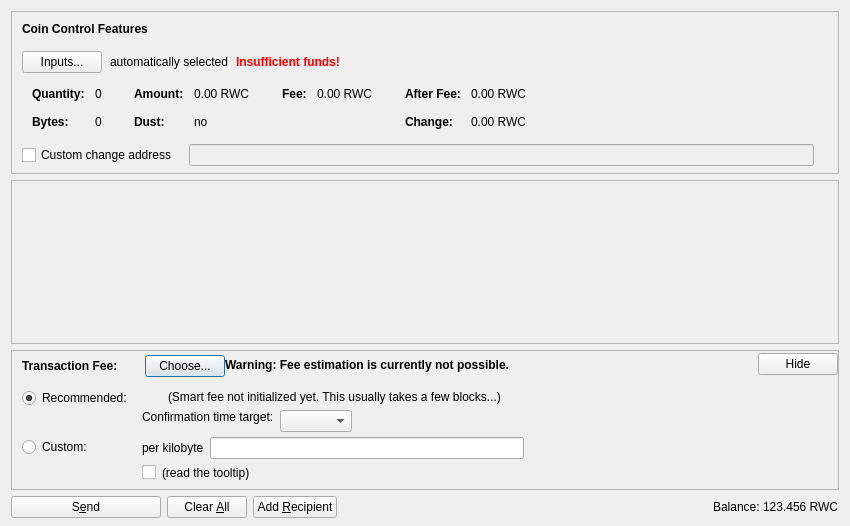
<?xml version="1.0" encoding="UTF-8"?>
<ui version="4.0">
 <class>SendCoinsDialog</class>
 <widget class="QDialog" name="SendCoinsDialog">
  <property name="geometry">
   <rect>
    <x>0</x>
    <y>0</y>
    <width>850</width>
    <height>526</height>
   </rect>
  </property>
  <property name="windowTitle">
   <string>Send Coins</string>
  </property>
  <layout class="QVBoxLayout" name="verticalLayout" stretch="0,1,0,0">
   <property name="bottomMargin">
    <number>8</number>
   </property>
   <item>
    <widget class="QFrame" name="frameCoinControl">
     <property name="sizePolicy">
      <sizepolicy hsizetype="Expanding" vsizetype="Expanding">
       <horstretch>0</horstretch>
       <verstretch>0</verstretch>
      </sizepolicy>
     </property>
     <property name="maximumSize">
      <size>
       <width>16777215</width>
       <height>16777215</height>
      </size>
     </property>
     <property name="frameShape">
      <enum>QFrame::StyledPanel</enum>
     </property>
     <property name="frameShadow">
      <enum>QFrame::Sunken</enum>
     </property>
     <layout class="QVBoxLayout" name="verticalLayoutCoinControl2">
      <property name="spacing">
       <number>0</number>
      </property>
      <property name="leftMargin">
       <number>0</number>
      </property>
      <property name="topMargin">
       <number>0</number>
      </property>
      <property name="rightMargin">
       <number>0</number>
      </property>
      <property name="bottomMargin">
       <number>6</number>
      </property>
      <item>
       <layout class="QVBoxLayout" name="verticalLayoutCoinControl" stretch="0,0,0,0,1">
        <property name="spacing">
         <number>0</number>
        </property>
        <property name="leftMargin">
         <number>10</number>
        </property>
        <property name="topMargin">
         <number>10</number>
        </property>
        <item>
         <layout class="QHBoxLayout" name="horizontalLayoutCoinControl1">
          <property name="bottomMargin">
           <number>15</number>
          </property>
          <item>
           <widget class="QLabel" name="labelCoinControlFeatures">
            <property name="sizePolicy">
             <sizepolicy hsizetype="Preferred" vsizetype="Maximum">
              <horstretch>0</horstretch>
              <verstretch>0</verstretch>
             </sizepolicy>
            </property>
            <property name="font">
             <font>
              <weight>75</weight>
              <bold>true</bold>
             </font>
            </property>
            <property name="styleSheet">
             <string notr="true">font-weight:bold;</string>
            </property>
            <property name="text">
             <string>Coin Control Features</string>
            </property>
           </widget>
          </item>
         </layout>
        </item>
        <item>
         <layout class="QHBoxLayout" name="horizontalLayoutCoinControl2" stretch="0,0,0,0">
          <property name="spacing">
           <number>8</number>
          </property>
          <property name="bottomMargin">
           <number>10</number>
          </property>
          <item>
           <widget class="QPushButton" name="pushButtonCoinControl">
            <property name="styleSheet">
             <string notr="true"/>
            </property>
            <property name="text">
             <string>Inputs...</string>
            </property>
            <property name="autoDefault">
             <bool>false</bool>
            </property>
           </widget>
          </item>
          <item>
           <widget class="QLabel" name="labelCoinControlAutomaticallySelected">
            <property name="text">
             <string>automatically selected</string>
            </property>
            <property name="margin">
             <number>5</number>
            </property>
           </widget>
          </item>
          <item>
           <widget class="QLabel" name="labelCoinControlInsuffFunds">
            <property name="font">
             <font>
              <weight>75</weight>
              <bold>true</bold>
             </font>
            </property>
            <property name="styleSheet">
             <string notr="true">color:red;font-weight:bold;</string>
            </property>
            <property name="text">
             <string>Insufficient funds!</string>
            </property>
            <property name="margin">
             <number>5</number>
            </property>
           </widget>
          </item>
          <item>
           <spacer name="horizontalSpacerCoinControl">
            <property name="orientation">
             <enum>Qt::Horizontal</enum>
            </property>
            <property name="sizeHint" stdset="0">
             <size>
              <width>40</width>
              <height>1</height>
             </size>
            </property>
           </spacer>
          </item>
         </layout>
        </item>
        <item>
         <widget class="QWidget" name="widgetCoinControl" native="true">
          <property name="sizePolicy">
           <sizepolicy hsizetype="Preferred" vsizetype="Preferred">
            <horstretch>0</horstretch>
            <verstretch>0</verstretch>
           </sizepolicy>
          </property>
          <property name="minimumSize">
           <size>
            <width>0</width>
            <height>0</height>
           </size>
          </property>
          <property name="styleSheet">
           <string notr="true"/>
          </property>
          <layout class="QHBoxLayout" name="horizontalLayoutCoinControl5">
           <property name="leftMargin">
            <number>0</number>
           </property>
           <property name="topMargin">
            <number>0</number>
           </property>
           <property name="rightMargin">
            <number>0</number>
           </property>
           <property name="bottomMargin">
            <number>0</number>
           </property>
           <item>
            <layout class="QHBoxLayout" name="horizontalLayoutCoinControl3" stretch="0,0,0,1">
             <property name="spacing">
              <number>20</number>
             </property>
             <property name="topMargin">
              <number>0</number>
             </property>
             <property name="bottomMargin">
              <number>10</number>
             </property>
             <item>
              <layout class="QFormLayout" name="formLayoutCoinControl1">
               <property name="horizontalSpacing">
                <number>10</number>
               </property>
               <property name="verticalSpacing">
                <number>14</number>
               </property>
               <property name="leftMargin">
                <number>10</number>
               </property>
               <property name="topMargin">
                <number>4</number>
               </property>
               <property name="rightMargin">
                <number>6</number>
               </property>
               <item row="0" column="0">
                <widget class="QLabel" name="labelCoinControlQuantityText">
                 <property name="font">
                  <font>
                   <weight>75</weight>
                   <bold>true</bold>
                  </font>
                 </property>
                 <property name="text">
                  <string>Quantity:</string>
                 </property>
                 <property name="margin">
                  <number>0</number>
                 </property>
                </widget>
               </item>
               <item row="0" column="1">
                <widget class="QLabel" name="labelCoinControlQuantity">
                 <property name="cursor">
                  <cursorShape>IBeamCursor</cursorShape>
                 </property>
                 <property name="contextMenuPolicy">
                  <enum>Qt::ActionsContextMenu</enum>
                 </property>
                 <property name="text">
                  <string notr="true">0</string>
                 </property>
                 <property name="margin">
                  <number>0</number>
                 </property>
                 <property name="textInteractionFlags">
                  <set>Qt::LinksAccessibleByMouse|Qt::TextSelectableByKeyboard|Qt::TextSelectableByMouse</set>
                 </property>
                </widget>
               </item>
               <item row="1" column="0">
                <widget class="QLabel" name="labelCoinControlBytesText">
                 <property name="font">
                  <font>
                   <weight>75</weight>
                   <bold>true</bold>
                  </font>
                 </property>
                 <property name="text">
                  <string>Bytes:</string>
                 </property>
                </widget>
               </item>
               <item row="1" column="1">
                <widget class="QLabel" name="labelCoinControlBytes">
                 <property name="cursor">
                  <cursorShape>IBeamCursor</cursorShape>
                 </property>
                 <property name="contextMenuPolicy">
                  <enum>Qt::ActionsContextMenu</enum>
                 </property>
                 <property name="text">
                  <string notr="true">0</string>
                 </property>
                 <property name="textInteractionFlags">
                  <set>Qt::LinksAccessibleByMouse|Qt::TextSelectableByKeyboard|Qt::TextSelectableByMouse</set>
                 </property>
                </widget>
               </item>
              </layout>
             </item>
             <item>
              <layout class="QFormLayout" name="formLayoutCoinControl2">
               <property name="horizontalSpacing">
                <number>10</number>
               </property>
               <property name="verticalSpacing">
                <number>14</number>
               </property>
               <property name="leftMargin">
                <number>6</number>
               </property>
               <property name="topMargin">
                <number>4</number>
               </property>
               <property name="rightMargin">
                <number>6</number>
               </property>
               <item row="0" column="0">
                <widget class="QLabel" name="labelCoinControlAmountText">
                 <property name="font">
                  <font>
                   <weight>75</weight>
                   <bold>true</bold>
                  </font>
                 </property>
                 <property name="text">
                  <string>Amount:</string>
                 </property>
                 <property name="margin">
                  <number>0</number>
                 </property>
                </widget>
               </item>
               <item row="0" column="1">
                <widget class="QLabel" name="labelCoinControlAmount">
                 <property name="cursor">
                  <cursorShape>IBeamCursor</cursorShape>
                 </property>
                 <property name="contextMenuPolicy">
                  <enum>Qt::ActionsContextMenu</enum>
                 </property>
                 <property name="text">
                  <string notr="true">0.00 RWC</string>
                 </property>
                 <property name="textInteractionFlags">
                  <set>Qt::LinksAccessibleByMouse|Qt::TextSelectableByKeyboard|Qt::TextSelectableByMouse</set>
                 </property>
                </widget>
               </item>
               <item row="1" column="0">
                <widget class="QLabel" name="labelCoinControlLowOutputText">
                 <property name="font">
                  <font>
                   <weight>75</weight>
                   <bold>true</bold>
                  </font>
                 </property>
                 <property name="text">
                  <string>Dust:</string>
                 </property>
                </widget>
               </item>
               <item row="1" column="1">
                <widget class="QLabel" name="labelCoinControlLowOutput">
                 <property name="cursor">
                  <cursorShape>IBeamCursor</cursorShape>
                 </property>
                 <property name="contextMenuPolicy">
                  <enum>Qt::ActionsContextMenu</enum>
                 </property>
                 <property name="text">
                  <string notr="true">no</string>
                 </property>
                 <property name="textInteractionFlags">
                  <set>Qt::LinksAccessibleByMouse|Qt::TextSelectableByKeyboard|Qt::TextSelectableByMouse</set>
                 </property>
                </widget>
               </item>
              </layout>
             </item>
             <item>
              <layout class="QFormLayout" name="formLayoutCoinControl3">
               <property name="horizontalSpacing">
                <number>10</number>
               </property>
               <property name="verticalSpacing">
                <number>14</number>
               </property>
               <property name="leftMargin">
                <number>6</number>
               </property>
               <property name="topMargin">
                <number>4</number>
               </property>
               <property name="rightMargin">
                <number>6</number>
               </property>
               <item row="0" column="0">
                <widget class="QLabel" name="labelCoinControlFeeText">
                 <property name="font">
                  <font>
                   <weight>75</weight>
                   <bold>true</bold>
                  </font>
                 </property>
                 <property name="text">
                  <string>Fee:</string>
                 </property>
                 <property name="margin">
                  <number>0</number>
                 </property>
                </widget>
               </item>
               <item row="0" column="1">
                <widget class="QLabel" name="labelCoinControlFee">
                 <property name="cursor">
                  <cursorShape>IBeamCursor</cursorShape>
                 </property>
                 <property name="contextMenuPolicy">
                  <enum>Qt::ActionsContextMenu</enum>
                 </property>
                 <property name="text">
                  <string notr="true">0.00 RWC</string>
                 </property>
                 <property name="textInteractionFlags">
                  <set>Qt::LinksAccessibleByMouse|Qt::TextSelectableByKeyboard|Qt::TextSelectableByMouse</set>
                 </property>
                </widget>
               </item>
              </layout>
             </item>
             <item>
              <layout class="QFormLayout" name="formLayoutCoinControl4">
               <property name="horizontalSpacing">
                <number>10</number>
               </property>
               <property name="verticalSpacing">
                <number>14</number>
               </property>
               <property name="leftMargin">
                <number>6</number>
               </property>
               <property name="topMargin">
                <number>4</number>
               </property>
               <property name="rightMargin">
                <number>6</number>
               </property>
               <item row="0" column="0">
                <widget class="QLabel" name="labelCoinControlAfterFeeText">
                 <property name="font">
                  <font>
                   <weight>75</weight>
                   <bold>true</bold>
                  </font>
                 </property>
                 <property name="text">
                  <string>After Fee:</string>
                 </property>
                 <property name="margin">
                  <number>0</number>
                 </property>
                </widget>
               </item>
               <item row="0" column="1">
                <widget class="QLabel" name="labelCoinControlAfterFee">
                 <property name="cursor">
                  <cursorShape>IBeamCursor</cursorShape>
                 </property>
                 <property name="contextMenuPolicy">
                  <enum>Qt::ActionsContextMenu</enum>
                 </property>
                 <property name="text">
                  <string notr="true">0.00 RWC</string>
                 </property>
                 <property name="textInteractionFlags">
                  <set>Qt::LinksAccessibleByMouse|Qt::TextSelectableByKeyboard|Qt::TextSelectableByMouse</set>
                 </property>
                </widget>
               </item>
               <item row="1" column="0">
                <widget class="QLabel" name="labelCoinControlChangeText">
                 <property name="font">
                  <font>
                   <weight>75</weight>
                   <bold>true</bold>
                  </font>
                 </property>
                 <property name="text">
                  <string>Change:</string>
                 </property>
                </widget>
               </item>
               <item row="1" column="1">
                <widget class="QLabel" name="labelCoinControlChange">
                 <property name="cursor">
                  <cursorShape>IBeamCursor</cursorShape>
                 </property>
                 <property name="contextMenuPolicy">
                  <enum>Qt::ActionsContextMenu</enum>
                 </property>
                 <property name="text">
                  <string notr="true">0.00 RWC</string>
                 </property>
                 <property name="textInteractionFlags">
                  <set>Qt::LinksAccessibleByMouse|Qt::TextSelectableByKeyboard|Qt::TextSelectableByMouse</set>
                 </property>
                </widget>
               </item>
              </layout>
             </item>
            </layout>
           </item>
          </layout>
         </widget>
        </item>
        <item>
         <layout class="QHBoxLayout" name="horizontalLayoutCoinControl4" stretch="0,0,0">
          <property name="spacing">
           <number>12</number>
          </property>
          <property name="sizeConstraint">
           <enum>QLayout::SetDefaultConstraint</enum>
          </property>
          <property name="topMargin">
           <number>5</number>
          </property>
          <property name="rightMargin">
           <number>5</number>
          </property>
          <item>
           <widget class="QCheckBox" name="checkBoxCoinControlChange">
            <property name="toolTip">
             <string>If this is activated, but the change address is empty or invalid, change will be sent to a newly generated address.</string>
            </property>
            <property name="text">
             <string>Custom change address</string>
            </property>
           </widget>
          </item>
          <item>
           <widget class="QValidatedLineEdit" name="lineEditCoinControlChange">
            <property name="enabled">
             <bool>false</bool>
            </property>
            <property name="sizePolicy">
             <sizepolicy hsizetype="Expanding" vsizetype="Fixed">
              <horstretch>0</horstretch>
              <verstretch>0</verstretch>
             </sizepolicy>
            </property>
           </widget>
          </item>
          <item>
           <widget class="QLabel" name="labelCoinControlChangeLabel">
            <property name="sizePolicy">
             <sizepolicy hsizetype="Preferred" vsizetype="Expanding">
              <horstretch>0</horstretch>
              <verstretch>0</verstretch>
             </sizepolicy>
            </property>
            <property name="minimumSize">
             <size>
              <width>0</width>
              <height>0</height>
             </size>
            </property>
            <property name="text">
             <string/>
            </property>
            <property name="margin">
             <number>3</number>
            </property>
           </widget>
          </item>
         </layout>
        </item>
        <item>
         <spacer name="verticalSpacerCoinControl">
          <property name="orientation">
           <enum>Qt::Vertical</enum>
          </property>
          <property name="sizeHint" stdset="0">
           <size>
            <width>800</width>
            <height>1</height>
           </size>
          </property>
         </spacer>
        </item>
       </layout>
      </item>
     </layout>
    </widget>
   </item>
   <item>
    <widget class="QScrollArea" name="scrollArea">
     <property name="widgetResizable">
      <bool>true</bool>
     </property>
     <widget class="QWidget" name="scrollAreaWidgetContents">
      <property name="geometry">
       <rect>
        <x>0</x>
        <y>0</y>
        <width>830</width>
        <height>104</height>
       </rect>
      </property>
      <layout class="QVBoxLayout" name="verticalLayout_2" stretch="0,1">
       <property name="leftMargin">
        <number>0</number>
       </property>
       <property name="topMargin">
        <number>0</number>
       </property>
       <property name="rightMargin">
        <number>0</number>
       </property>
       <property name="bottomMargin">
        <number>0</number>
       </property>
       <item>
        <layout class="QVBoxLayout" name="entries">
         <property name="spacing">
          <number>6</number>
         </property>
        </layout>
       </item>
       <item>
        <spacer name="verticalSpacer">
         <property name="orientation">
          <enum>Qt::Vertical</enum>
         </property>
         <property name="sizeHint" stdset="0">
          <size>
           <width>20</width>
           <height>40</height>
          </size>
         </property>
        </spacer>
       </item>
      </layout>
     </widget>
    </widget>
   </item>
   <item>
    <widget class="QFrame" name="frameFee">
     <property name="sizePolicy">
      <sizepolicy hsizetype="Expanding" vsizetype="Expanding">
       <horstretch>0</horstretch>
       <verstretch>0</verstretch>
      </sizepolicy>
     </property>
     <property name="maximumSize">
      <size>
       <width>16777215</width>
       <height>16777215</height>
      </size>
     </property>
     <property name="frameShape">
      <enum>QFrame::StyledPanel</enum>
     </property>
     <property name="frameShadow">
      <enum>QFrame::Sunken</enum>
     </property>
     <layout class="QVBoxLayout" name="verticalLayoutFee1">
      <property name="spacing">
       <number>0</number>
      </property>
      <property name="leftMargin">
       <number>0</number>
      </property>
      <property name="topMargin">
       <number>0</number>
      </property>
      <property name="rightMargin">
       <number>0</number>
      </property>
      <property name="bottomMargin">
       <number>0</number>
      </property>
      <item>
       <layout class="QVBoxLayout" name="verticalLayoutFee2" stretch="0,0,0">
        <property name="spacing">
         <number>0</number>
        </property>
        <property name="leftMargin">
         <number>10</number>
        </property>
        <property name="topMargin">
         <number>0</number>
        </property>
        <item>
         <layout class="QHBoxLayout" name="horizontalLayoutFee1">
          <property name="bottomMargin">
           <number>0</number>
          </property>
          <item>
           <layout class="QVBoxLayout" name="verticalLayoutFee7">
            <property name="spacing">
             <number>0</number>
            </property>
            <item>
             <spacer name="verticalSpacerSmartFee">
              <property name="orientation">
               <enum>Qt::Vertical</enum>
              </property>
              <property name="sizeType">
               <enum>QSizePolicy::Fixed</enum>
              </property>
              <property name="sizeHint" stdset="0">
               <size>
                <width>1</width>
                <height>4</height>
               </size>
              </property>
             </spacer>
            </item>
            <item>
             <layout class="QHBoxLayout" name="horizontalLayoutSmartFee">
              <property name="spacing">
               <number>10</number>
              </property>
              <item>
               <widget class="QLabel" name="labelFeeHeadline">
                <property name="sizePolicy">
                 <sizepolicy hsizetype="Preferred" vsizetype="Maximum">
                  <horstretch>0</horstretch>
                  <verstretch>0</verstretch>
                 </sizepolicy>
                </property>
                <property name="font">
                 <font>
                  <weight>75</weight>
                  <bold>true</bold>
                 </font>
                </property>
                <property name="styleSheet">
                 <string notr="true">font-weight:bold;</string>
                </property>
                <property name="text">
                 <string>Transaction Fee:</string>
                </property>
               </widget>
              </item>
              <item>
               <widget class="QLabel" name="labelFeeMinimized">
                <property name="text">
                 <string/>
                </property>
               </widget>
              </item>
              <item>
               <widget class="QPushButton" name="buttonChooseFee">
                <property name="text">
                 <string>Choose...</string>
                </property>
               </widget>
              </item>
             </layout>
            </item>
            <item>
             <spacer name="verticalSpacer_5">
              <property name="orientation">
               <enum>Qt::Vertical</enum>
              </property>
              <property name="sizeHint" stdset="0">
               <size>
                <width>1</width>
                <height>1</height>
               </size>
              </property>
             </spacer>
            </item>
           </layout>
          </item>
          <item>
           <widget class="QLabel" name="fallbackFeeWarningLabel">
            <property name="toolTip">
             <string>Using the fallbackfee can result in sending a transaction that will take several hours or days (or never) to confirm. Consider choosing your fee manually or wait until you have validated the complete chain.</string>
            </property>
            <property name="font">
            <font>
                <weight>75</weight>
                <bold>true</bold>
            </font>
            </property>
            <property name="text">
             <string>Warning: Fee estimation is currently not possible.</string>
            </property>
            <property name="wordWrap">
             <bool>false</bool>
            </property>
           </widget>
          </item>
          <item>
           <spacer name="horizontalSpacer_4">
            <property name="orientation">
             <enum>Qt::Horizontal</enum>
            </property>
            <property name="sizeType">
             <enum>QSizePolicy::MinimumExpanding</enum>
            </property>
            <property name="sizeHint" stdset="0">
             <size>
              <width>40</width>
              <height>20</height>
             </size>
            </property>
           </spacer>
          </item>
          <item>
           <widget class="QPushButton" name="buttonMinimizeFee">
            <property name="toolTip">
             <string>collapse fee-settings</string>
            </property>
            <property name="text">
             <string>Hide</string>
            </property>
           </widget>
          </item>
         </layout>
        </item>
        <item>
         <widget class="QFrame" name="frameFeeSelection">
          <layout class="QVBoxLayout" name="verticalLayoutFee12">
           <property name="spacing">
            <number>0</number>
           </property>
           <property name="leftMargin">
            <number>0</number>
           </property>
           <property name="topMargin">
            <number>0</number>
           </property>
           <property name="rightMargin">
            <number>0</number>
           </property>
           <property name="bottomMargin">
            <number>0</number>
           </property>
           <item>
            <layout class="QGridLayout" name="gridLayoutFee">
             <property name="topMargin">
              <number>10</number>
             </property>
             <property name="bottomMargin">
              <number>4</number>
             </property>
             <property name="horizontalSpacing">
              <number>10</number>
             </property>
             <property name="verticalSpacing">
              <number>4</number>
             </property>
             <item row="1" column="1">
              <layout class="QVBoxLayout" name="verticalLayoutFee8">
               <property name="spacing">
                <number>6</number>
               </property>
               <item>
                <layout class="QHBoxLayout" name="horizontalLayoutFee13">
                 <item>
                  <widget class="QLabel" name="labelCustomPerKilobyte">
                   <property name="toolTip">
                    <string>If the custom fee is set to 1000 satoshis and the transaction is only 250 bytes, then &quot;per kilobyte&quot; only pays 250 satoshis in fee, while &quot;total at least&quot; pays 1000 satoshis. For transactions bigger than a kilobyte both pay by kilobyte.</string>
                   </property>
                   <property name="text">
                    <string>per kilobyte</string>
                   </property>
                  </widget>
                 </item>
                 <item>
                  <widget class="BitcoinAmountField" name="customFee"/>
                 </item>
                 <item>
                  <spacer name="horizontalSpacer_6">
                   <property name="orientation">
                    <enum>Qt::Horizontal</enum>
                   </property>
                   <property name="sizeHint" stdset="0">
                    <size>
                     <width>1</width>
                     <height>1</height>
                    </size>
                   </property>
                  </spacer>
                 </item>
                </layout>
               </item>
               <item>
                <layout class="QHBoxLayout" name="horizontalLayoutFee8">
                 <item>
                  <widget class="QCheckBox" name="checkBoxMinimumFee">
                   <property name="toolTip">
                    <string>Paying only the minimum fee is just fine as long as there is less transaction volume than space in the blocks. But be aware that this can end up in a never confirming transaction once there is more demand for runwaycoin transactions than the network can process.</string>
                   </property>
                   <property name="text">
                    <string/>
                   </property>
                  </widget>
                 </item>
                 <item>
                  <widget class="QLabel" name="labelMinFeeWarning">
                   <property name="enabled">
                    <bool>true</bool>
                   </property>
                   <property name="toolTip">
                    <string>Paying only the minimum fee is just fine as long as there is less transaction volume than space in the blocks. But be aware that this can end up in a never confirming transaction once there is more demand for runwaycoin transactions than the network can process.</string>
                   </property>
                   <property name="text">
                    <string>(read the tooltip)</string>
                   </property>
                   <property name="margin">
                    <number>5</number>
                   </property>
                  </widget>
                 </item>
                 <item>
                  <spacer name="horizontalSpacer_2">
                   <property name="orientation">
                    <enum>Qt::Horizontal</enum>
                   </property>
                   <property name="sizeHint" stdset="0">
                    <size>
                     <width>1</width>
                     <height>1</height>
                    </size>
                   </property>
                  </spacer>
                 </item>
                </layout>
               </item>
              </layout>
             </item>
             <item row="0" column="0">
              <layout class="QVBoxLayout" name="verticalLayoutFee4" stretch="0,1">
               <item>
                <widget class="QRadioButton" name="radioSmartFee">
                 <property name="text">
                  <string>Recommended:</string>
                 </property>
                 <property name="checked">
                  <bool>true</bool>
                 </property>
                 <attribute name="buttonGroup">
                  <string notr="true">groupFee</string>
                 </attribute>
                </widget>
               </item>
               <item>
                <spacer name="verticalSpacer_2">
                 <property name="orientation">
                  <enum>Qt::Vertical</enum>
                 </property>
                 <property name="sizeHint" stdset="0">
                  <size>
                   <width>1</width>
                   <height>1</height>
                  </size>
                 </property>
                </spacer>
               </item>
              </layout>
             </item>
             <item row="1" column="0">
              <layout class="QVBoxLayout" name="verticalLayoutFee9" stretch="0,1">
               <item>
                <widget class="QRadioButton" name="radioCustomFee">
                 <property name="text">
                  <string>Custom:</string>
                 </property>
                 <attribute name="buttonGroup">
                  <string notr="true">groupFee</string>
                 </attribute>
                </widget>
               </item>
               <item>
                <spacer name="verticalSpacer_6">
                 <property name="orientation">
                  <enum>Qt::Vertical</enum>
                 </property>
                 <property name="sizeHint" stdset="0">
                  <size>
                   <width>1</width>
                   <height>1</height>
                  </size>
                 </property>
                </spacer>
               </item>
              </layout>
             </item>
             <item row="0" column="1">
              <layout class="QVBoxLayout" name="verticalLayoutFee3" stretch="0,0,1">
               <property name="spacing">
                <number>6</number>
               </property>
               <property name="topMargin">
                <number>2</number>
               </property>
               <item>
                <layout class="QHBoxLayout" name="horizontalLayoutFee12">
                 <item>
                  <widget class="QLabel" name="labelSmartFee">
                   <property name="text">
                    <string/>
                   </property>
                   <property name="margin">
                    <number>2</number>
                   </property>
                  </widget>
                 </item>
                 <item>
                  <widget class="QLabel" name="labelFeeEstimation">
                   <property name="text">
                    <string/>
                   </property>
                  </widget>
                 </item>
                 <item>
                  <widget class="QLabel" name="labelSmartFee2">
                   <property name="text">
                    <string>(Smart fee not initialized yet. This usually takes a few blocks...)</string>
                   </property>
                   <property name="margin">
                    <number>2</number>
                   </property>
                  </widget>
                 </item>
                 <item>
                  <spacer name="horizontalSpacer_5">
                   <property name="orientation">
                    <enum>Qt::Horizontal</enum>
                   </property>
                   <property name="sizeHint" stdset="0">
                    <size>
                     <width>1</width>
                     <height>1</height>
                    </size>
                   </property>
                  </spacer>
                 </item>
                </layout>
               </item>
               <item>
                <layout class="QHBoxLayout" name="horizontalLayoutFee9">
                 <item>
                  <layout class="QVBoxLayout" name="verticalLayoutFee6">
                   <item>
                    <widget class="QLabel" name="labelSmartFee3">
                     <property name="text">
                      <string>Confirmation time target:</string>
                     </property>
                     <property name="margin">
                      <number>2</number>
                     </property>
                    </widget>
                   </item>
                   <item>
                    <spacer name="verticalSpacer_3">
                     <property name="orientation">
                      <enum>Qt::Vertical</enum>
                     </property>
                     <property name="sizeHint" stdset="0">
                      <size>
                       <width>1</width>
                       <height>1</height>
                      </size>
                     </property>
                    </spacer>
                   </item>
                  </layout>
                 </item>
                 <item>
                  <layout class="QVBoxLayout" name="verticalLayoutFee5">
                   <property name="rightMargin">
                    <number>30</number>
                   </property>
                   <item>
                    <layout class="QHBoxLayout" name="horizontalLayoutConfTarget">
                     <property name="bottomMargin">
                      <number>0</number>
                     </property>
                     <item>
                      <widget class="QComboBox" name="confTargetSelector"/>
                     </item>
                     <item>
                      <spacer name="horizontalSpacerConfTarget">
                       <property name="orientation">
                        <enum>Qt::Horizontal</enum>
                       </property>
                       <property name="sizeHint" stdset="0">
                        <size>
                         <width>40</width>
                         <height>20</height>
                        </size>
                       </property>
                      </spacer>
                     </item>
                    </layout>
                   </item>
                  </layout>
                 </item>
                </layout>
               </item>
               <item>
                <spacer name="verticalSpacer_4">
                 <property name="orientation">
                  <enum>Qt::Vertical</enum>
                 </property>
                 <property name="sizeHint" stdset="0">
                  <size>
                   <width>1</width>
                   <height>1</height>
                  </size>
                 </property>
                </spacer>
               </item>
              </layout>
             </item>
            </layout>
           </item>
          </layout>
         </widget>
        </item>
        <item>
         <spacer name="verticalSpacerFee">
          <property name="orientation">
           <enum>Qt::Vertical</enum>
          </property>
          <property name="sizeHint" stdset="0">
           <size>
            <width>40</width>
            <height>5</height>
           </size>
          </property>
         </spacer>
        </item>
       </layout>
      </item>
     </layout>
    </widget>
   </item>
   <item>
    <layout class="QHBoxLayout" name="horizontalLayout">
     <item>
      <widget class="QPushButton" name="sendButton">
       <property name="minimumSize">
        <size>
         <width>150</width>
         <height>0</height>
        </size>
       </property>
       <property name="toolTip">
        <string>Confirm the send action</string>
       </property>
       <property name="text">
        <string>S&amp;end</string>
       </property>
       <property name="icon">
        <iconset resource="../bitcoin.qrc">
         <normaloff>:/icons/send</normaloff>:/icons/send</iconset>
       </property>
       <property name="autoDefault">
        <bool>false</bool>
       </property>
       <property name="default">
        <bool>false</bool>
       </property>
      </widget>
     </item>
     <item>
      <widget class="QPushButton" name="clearButton">
       <property name="sizePolicy">
        <sizepolicy hsizetype="Minimum" vsizetype="Fixed">
         <horstretch>0</horstretch>
         <verstretch>0</verstretch>
        </sizepolicy>
       </property>
       <property name="toolTip">
        <string>Clear all fields of the form.</string>
       </property>
       <property name="text">
        <string>Clear &amp;All</string>
       </property>
       <property name="icon">
        <iconset resource="../bitcoin.qrc">
         <normaloff>:/icons/remove</normaloff>:/icons/remove</iconset>
       </property>
       <property name="autoDefault">
        <bool>false</bool>
       </property>
      </widget>
     </item>
     <item>
      <widget class="QPushButton" name="addButton">
       <property name="toolTip">
        <string>Send to multiple recipients at once</string>
       </property>
       <property name="text">
        <string>Add &amp;Recipient</string>
       </property>
       <property name="icon">
        <iconset resource="../bitcoin.qrc">
         <normaloff>:/icons/add</normaloff>:/icons/add</iconset>
       </property>
       <property name="autoDefault">
        <bool>false</bool>
       </property>
      </widget>
     </item>
     <item>
      <spacer name="horizontalSpacer">
       <property name="orientation">
        <enum>Qt::Horizontal</enum>
       </property>
       <property name="sizeHint" stdset="0">
        <size>
         <width>40</width>
         <height>20</height>
        </size>
       </property>
      </spacer>
     </item>
     <item>
      <layout class="QHBoxLayout" name="horizontalLayout_2">
       <property name="spacing">
        <number>3</number>
       </property>
       <item>
        <widget class="QLabel" name="label">
         <property name="sizePolicy">
          <sizepolicy hsizetype="Preferred" vsizetype="Fixed">
           <horstretch>0</horstretch>
           <verstretch>0</verstretch>
          </sizepolicy>
         </property>
         <property name="text">
          <string>Balance:</string>
         </property>
        </widget>
       </item>
       <item>
        <widget class="QLabel" name="labelBalance">
         <property name="sizePolicy">
          <sizepolicy hsizetype="Preferred" vsizetype="Fixed">
           <horstretch>0</horstretch>
           <verstretch>0</verstretch>
          </sizepolicy>
         </property>
         <property name="cursor">
          <cursorShape>IBeamCursor</cursorShape>
         </property>
         <property name="text">
          <string notr="true">123.456 RWC</string>
         </property>
         <property name="textInteractionFlags">
          <set>Qt::LinksAccessibleByMouse|Qt::TextSelectableByKeyboard|Qt::TextSelectableByMouse</set>
         </property>
        </widget>
       </item>
      </layout>
     </item>
    </layout>
   </item>
  </layout>
 </widget>
 <customwidgets>
  <customwidget>
   <class>QValidatedLineEdit</class>
   <extends>QLineEdit</extends>
   <header>qt/qvalidatedlineedit.h</header>
  </customwidget>
  <customwidget>
   <class>BitcoinAmountField</class>
   <extends>QLineEdit</extends>
   <header>qt/bitcoinamountfield.h</header>
   <container>1</container>
  </customwidget>
 </customwidgets>
 <resources>
  <include location="../bitcoin.qrc"/>
 </resources>
 <connections/>
 <buttongroups>
  <buttongroup name="groupFee"/>
 </buttongroups>
</ui>
